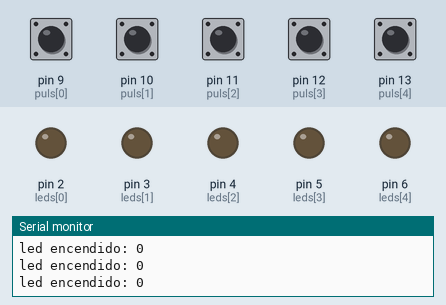
Simulated run of this sketch. Board: Arduino Uno, built with avr-gcc and run on an emulated ATmega328P. On the bench: output pins drawn as LEDs (lit = HIGH), the last lines printed to the serial monitor. Inputs (shaded band) come from the test bench; at power-on: pin 9 (puls[0]), pin 10 (puls[1]), pin 11 (puls[2]), pin 12 (puls[3]), pin 13 (puls[4]) HIGH.

Above: at 1.2 s.
1.3 s: pin 9 (puls[0]) pulled LOW for 0.15 s
At 1.4 s:
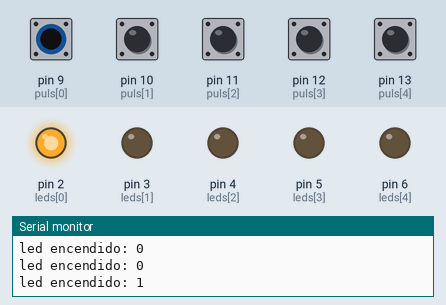
3.0 s: pin 10 (puls[1]) pulled LOW for 0.15 s
At 3.11 s:
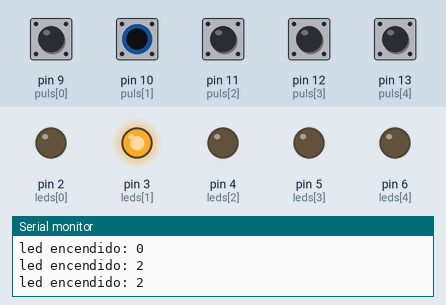
4.7 s: pin 11 (puls[2]) pulled LOW for 0.15 s
At 4.81 s:
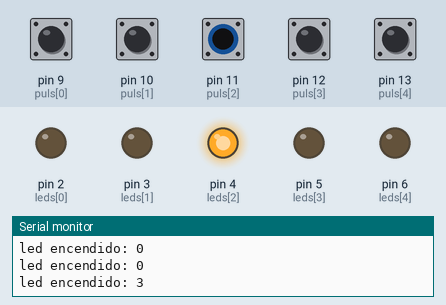
6.4 s: pin 12 (puls[3]) pulled LOW for 0.15 s
At 6.52 s:
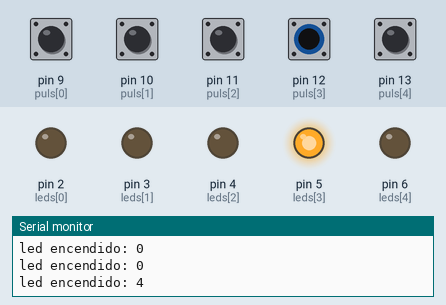
8.1 s: pin 13 (puls[4]) pulled LOW for 0.15 s
At 8.22 s:
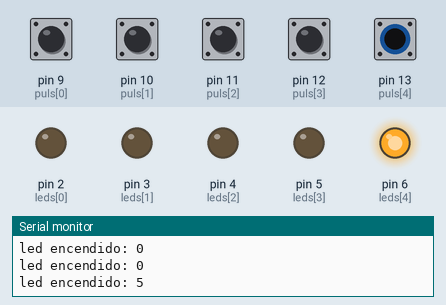
Timing chart, 0 to 10.8 s (numbered marks = the images above; inputs shaded):
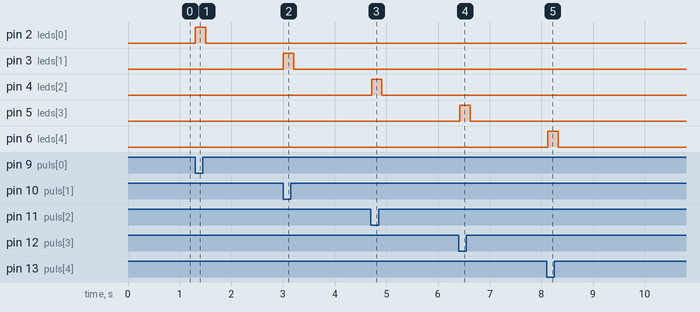

Measured:
- after the input at 1.3 s, pin 2 (leds[0]): LOW → HIGH at once, → LOW 0.20 s later
- after the input at 3.0 s, pin 3 (leds[1]): LOW → HIGH at once, → LOW 0.20 s later
- after the input at 4.7 s, pin 4 (leds[2]): LOW → HIGH at once, → LOW 0.20 s later
- after the input at 6.4 s, pin 5 (leds[3]): LOW → HIGH at once, → LOW 0.20 s later
- after the input at 8.1 s, pin 6 (leds[4]): LOW → HIGH at once, → LOW 0.20 s later

The sketch:

Practica5Led5Button.ino
```cpp
int leds [5] = {2, 3, 4, 5, 6};
int puls [5] = {9, 10, 11, 12, 13};

void setup() {
  for (int i = 0; i < 5; i++) {
    pinMode(leds[i], OUTPUT);
    pinMode(puls[i], INPUT);
  }

  Serial.begin(9600);
}
int opc = -1;
void loop() {
  opc = -1;

  Check();

  switch (opc) {
    case 0:
      digitalWrite(leds[0], HIGH);
      digitalWrite(leds[1], LOW);
      digitalWrite(leds[2], LOW);
      digitalWrite(leds[3], LOW);
      digitalWrite(leds[4], LOW);
      break;
    case 1:
      digitalWrite(leds[0], LOW);
      digitalWrite(leds[1], HIGH);
      digitalWrite(leds[2], LOW);
      digitalWrite(leds[3], LOW);
      digitalWrite(leds[4], LOW);
      break;
    case 2:
      digitalWrite(leds[0], LOW);
      digitalWrite(leds[1], LOW);
      digitalWrite(leds[2], HIGH);
      digitalWrite(leds[3], LOW);
      digitalWrite(leds[4], LOW);
      break;
    case 3:
      digitalWrite(leds[0], LOW);
      digitalWrite(leds[1], LOW);
      digitalWrite(leds[2], LOW);
      digitalWrite(leds[3], HIGH);
      digitalWrite(leds[4], LOW);
      break;
    case 4:
      digitalWrite(leds[0], LOW);
      digitalWrite(leds[1], LOW);
      digitalWrite(leds[2], LOW);
      digitalWrite(leds[3], LOW);
      digitalWrite(leds[4], HIGH);
      break;
    default:
      digitalWrite(leds[0], LOW);
      digitalWrite(leds[1], LOW);
      digitalWrite(leds[2], LOW);
      digitalWrite(leds[3], LOW);
      digitalWrite(leds[4], LOW);
  }

  Serial.println("led encendido: " + String(opc+1));

  delay(100);
}

void Check(){
  for (int i = 0; i < 5; i++) {
    if(digitalRead(puls[i]) == LOW){
      opc = i;
    }
  }
}
```
